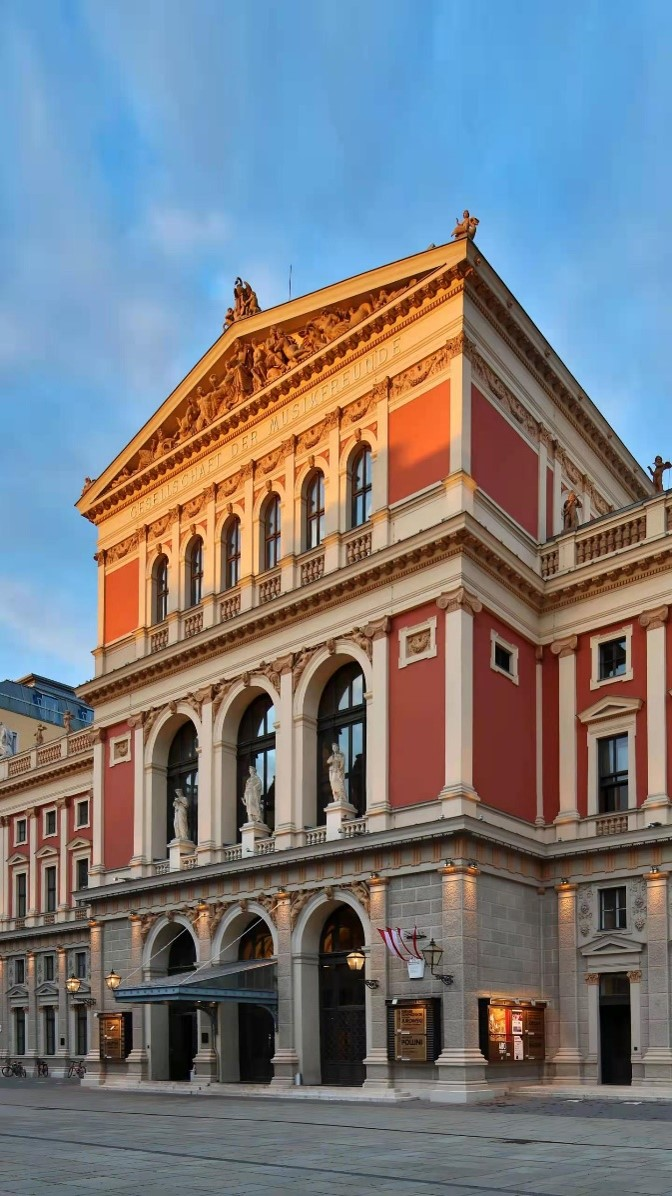
//> input picture src.jpg, 672 x 1196 px
$ ./源   (built with g++ and OpenCV 4)
//> lines starting //> are read from the running program, lines starting //| are printed output that depends on the picture
#include <time.h>
#include <numeric>
#include <fstream>
#include <iostream>
#include <vector>
#include <opencv2/opencv.hpp>
#include <opencv2/core/core.hpp>
#include "opencv2/imgproc/imgproc.hpp"
#include <opencv2/highgui/highgui.hpp>

class myLine
{
public:
	myLine(float aa, float bb, float cc):a(aa), b(bb), c(cc)
	{
		if (aa == 0 && bb == 0)
		{
			printf("line is wrong \n");
		}

	}

	~myLine()
	{
	}

	int getX(int y) const
	{
		int x = 0;
		if (a != 0)
		{
			x = static_cast<int>((0 - c - b * y) / a);
		}
		else
		{
			printf("x can be any value \n");
		}
		return x;
	}
	int getY(int x) const
	{
		int y;
		if (b != 0)
		{
			y = static_cast<int>((0 - c - a * x) / b);
		}
		else
		{
			printf("y can be any value \n");
		}
		return y;
	}

	friend cv::Point getCrossPoint(myLine lineOne, myLine lineTwo)
	{
		cv::Point cross;
		if (lineOne.a != 0 && lineOne.b != 0 && lineTwo.a != 0 && lineTwo.b != 0)//正常情况
		{
			float b1 = lineOne.b / lineOne.a;
			float c1 = lineOne.c / lineOne.a;

			float b2 = lineTwo.b / lineTwo.a;
			float c2 = lineTwo.c / lineTwo.a;

			cross.y = static_cast<int>(-(c2 - c1) / (b2 - b1));
			cross.x = lineOne.getX(cross.y);
		}
		//特殊处理水平线
		if (lineOne.a == 0 &&lineTwo.a != 0)
		{
			cross.y = lineOne.getY(0);
			cross.x = lineTwo.getX(cross.y);
		}
		else if (lineOne.a != 0 && lineTwo.a == 0)
		{
			cross.y = lineTwo.getY(0);
			cross.x = lineOne.getX(cross.y);
		}

		//特殊处理竖直线
		if (lineOne.b == 0 && lineTwo.b != 0)
		{
			cross.x = lineOne.getX(0);
			cross.y = lineTwo.getY(cross.x);
		}
		else if (lineOne.b != 0 && lineTwo.b == 0)
		{
			cross.x = lineTwo.getX(0);
			cross.y = lineOne.getY(cross.x);
		}

		return cross;

	}

private:
	float a, b, c;
};
void printMat(cv::Mat A)
{
	using namespace std;
	for (int i = 0; i < A.rows; i++)
	{
		for (int j = 0; j < A.cols; j++)
		{
			cout << A.at<double>(i, j) << ' ';
		}
		cout << endl;
	}
	cout << endl;
}


int main()
{
	cv::Mat src, gray;
	src = cv::imread("src.jpg");
//> src is the input picture: 1196 rows x 672 cols, CV_8UC3; mean B, G, R 127.8, 123.3, 121.4
	if (src.channels() != 1)
		cv::cvtColor(src, gray, CV_BGR2GRAY);
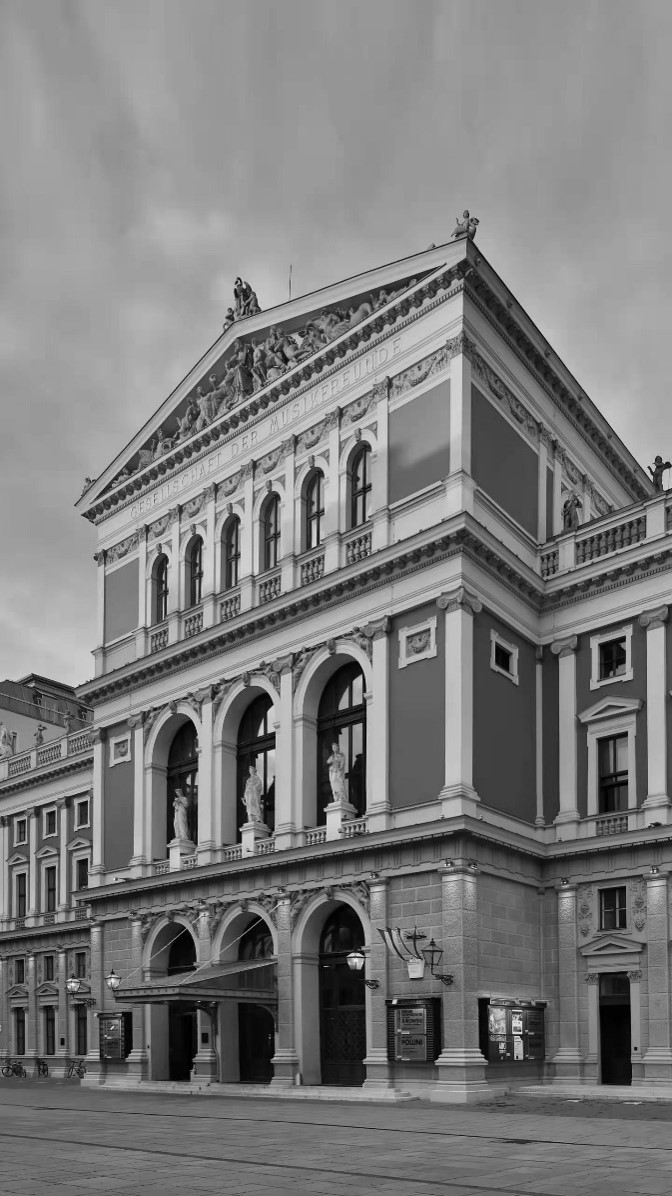
//> gray: 1196 rows x 672 cols, CV_8UC1; min 0, max 243, mean 123.3
	else
		gray = src.clone();

	//cv::GaussianBlur(gray, gray, cv::Size(3, 3), cv::BORDER_DEFAULT);
	cv::namedWindow("gray", 0);
	cv::imshow("gray", gray);
	// [10 lines of commented-out code are left out]
	const cv::Point grandLineOneRight = cv::Point(609, 1144);
	const cv::Point grandLineOneLeft = cv::Point(62, 1108);
	const cv::Point grandLineTwoRight = cv::Point(467, 1184);
	const cv::Point grandLineTwoLeft = cv::Point(43, 1137);

	//由两点确定直线
	myLine grandLineOne(36, -547, 603844);
	myLine grandLineTwo(47, -424, 480067);
	//消影点
	const cv::Point crossPointAboutGrand = getCrossPoint(grandLineOne, grandLineTwo);
	printf("crossPointAboutGrand.x = %d, crossPointAboutGrand.y = %d \n", crossPointAboutGrand.x, crossPointAboutGrand.y);
	//画出选取的两条平行线
	cv::Mat showMat = gray.clone();
	cv::line(showMat, cv::Point(showMat.cols - 1, grandLineOne.getY(showMat.cols - 1)), cv::Point(0, grandLineOne.getY(0)), 255, 4, cv::LINE_AA);
	cv::line(showMat, cv::Point(showMat.cols - 1, grandLineTwo.getY(showMat.cols - 1)), cv::Point(0, grandLineTwo.getY(0)), 255, 4, cv::LINE_AA);
	cv::namedWindow("showMat", 0);
	cv::imshow("showMat", showMat);
	//cv::waitKey(0);

	//墙面两条直线的取点
	const cv::Point wallLineOneRight = cv::Point(535, 839);
	const cv::Point wallLineOneLeft = cv::Point(472, 816);
	const cv::Point wallLineTwoRight = cv::Point(535, 634);
	const cv::Point wallLineTwoLeft = cv::Point(469, 584);
	//由两点确定直线
	myLine wallLineOne(23, -63, 40522);
	myLine wallLineTwo(50, -66, 15094);
	//消影点
	const cv::Point crossPointAboutWall = getCrossPoint(wallLineOne, wallLineTwo);
	printf("crossPointAboutWall.x = %d, crossPointAboutWall.y = %d \n", crossPointAboutWall.x, crossPointAboutWall.y);
	//画出选取的两条平行线
	cv::line(showMat, cv::Point(showMat.cols - 1, wallLineOne.getY(showMat.cols - 1)), cv::Point(0, wallLineOne.getY(0)), 255, 4, cv::LINE_AA);
	cv::line(showMat, cv::Point(showMat.cols - 1, wallLineTwo.getY(showMat.cols - 1)), cv::Point(0, wallLineTwo.getY(0)), 255, 4, cv::LINE_AA);
	cv::imshow("showMat", showMat);

	//由两点确定消影线
	myLine fadingLine(-34, -1690, 1773156);
	//画出消影线
	cv::line(showMat, crossPointAboutGrand, crossPointAboutWall, 255, 4, cv::LINE_AA);
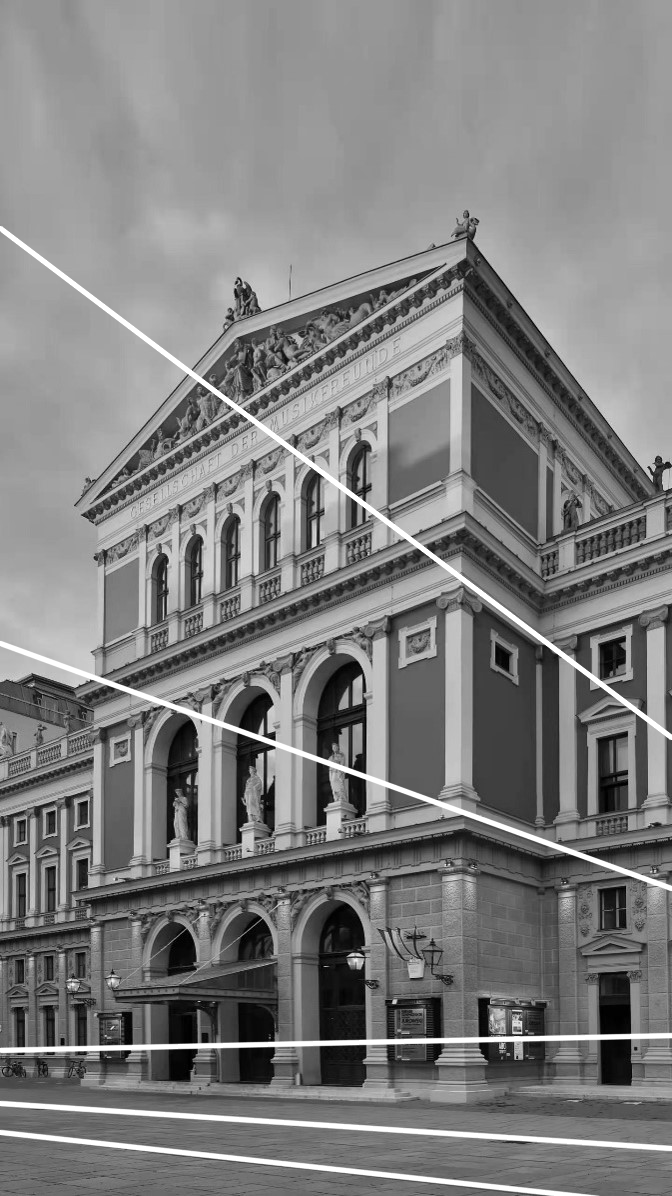
//> showMat: 1196 rows x 672 cols, CV_8UC1; min 0, max 255, mean 126.7
	cv::imshow("showMat", showMat);

	// [31 lines of commented-out code are left out]
	cv::Mat wrapSrc = gray.clone();
	cv::Mat wrapDst = cv::Mat::zeros(4*gray.rows, 4*gray.cols, gray.type());
	cv::Point2f srcTri[4], dstTri[4];
	srcTri[0] = cv::Point2f(75, 695);
	srcTri[1] = cv::Point2f(75, 897);
	srcTri[2] = cv::Point2f(462, 524);
	srcTri[3] = cv::Point2f(462, 824);
	int length = sqrt((462 - 75) * (462 - 75) + (524 - 695) * (524 - 695));

	dstTri[0] = cv::Point2f(wrapDst.cols / 2 - (gray.cols / 2 - 75), 695);
	dstTri[1] = cv::Point2f(wrapDst.cols / 2 - (gray.cols / 2 - 75), 897);
	dstTri[2] = cv::Point2f(dstTri[0].x + length, 695);
	dstTri[3] = cv::Point2f(dstTri[0].x + length, 897);
	cv::Mat warpmatrix = cv::getPerspectiveTransform(srcTri, dstTri);
	printMat(warpmatrix);
	double temp[3][3] = { 1,0,0,0,1,0,-34.0/ 1773156, -1690.0/ 1773156, 1 };
	cv::Mat warp_mat(3, 3, CV_64F,temp);
	printMat(warp_mat);
	warp_mat.convertTo(warp_mat, warpmatrix.type(), 1.0);
	cv::warpPerspective(wrapSrc, wrapDst, warp_mat, wrapDst.size(), cv::INTER_LINEAR);//投射变换
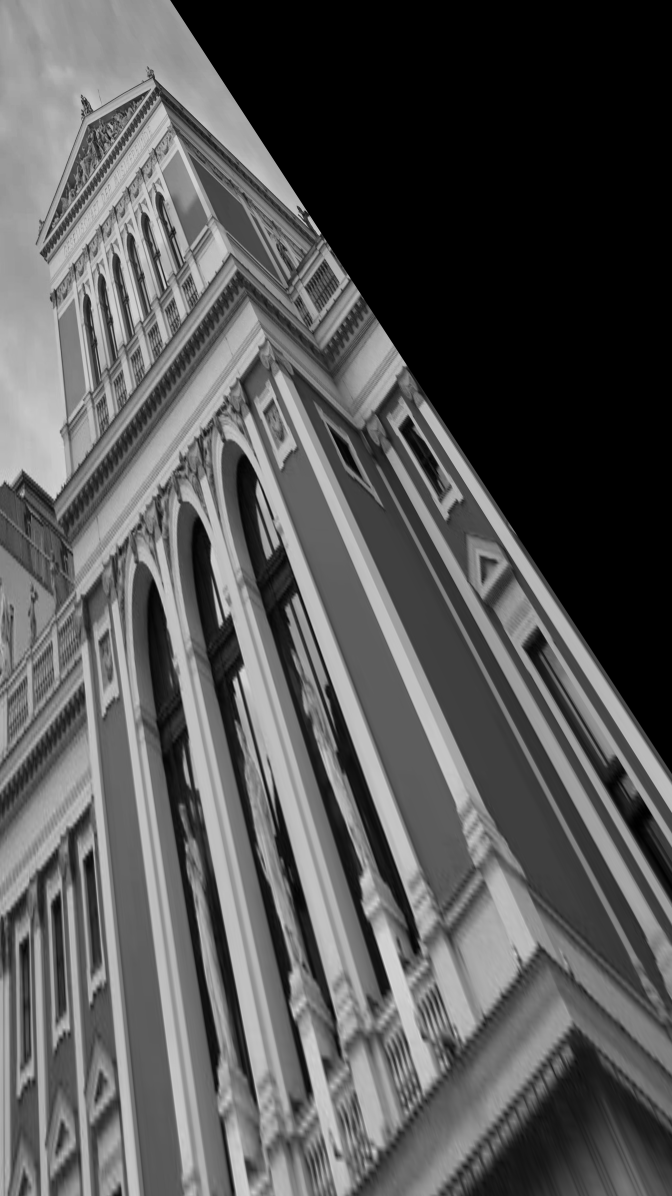
//> wrapDst: 4784 rows x 2688 cols, CV_8UC1 (shown at 1/4 size); min 0, max 221, mean 86.7

	cv::namedWindow("wrapDst", 0);
	cv::imshow("wrapDst", wrapDst);
	cv::waitKey(0);


	return 0;
}
